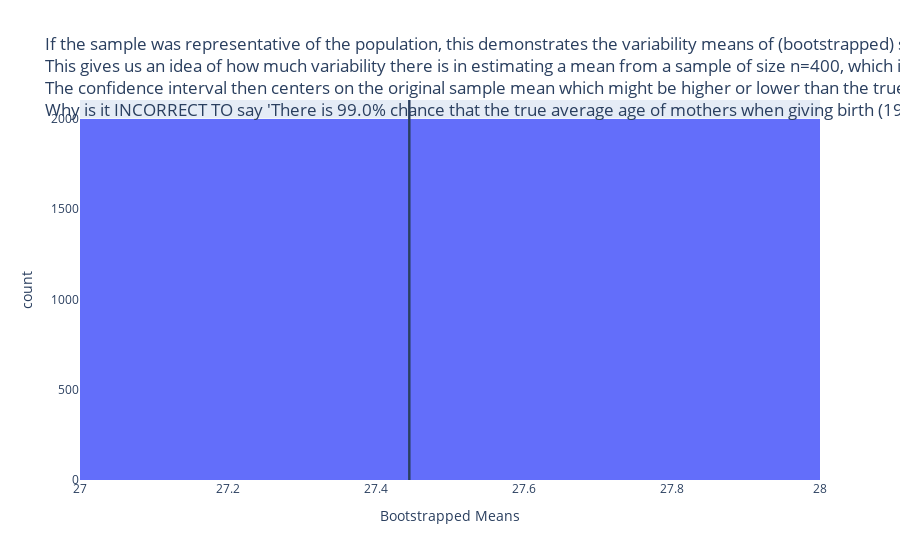

This figure's notebook cell:
### Markdown cell above
## Mothers Age Giving Birth in 1961-62: Coding Review (Continued...)

### Code cell
import pandas as pd; import numpy as np; import plotly.express as px
gestation = pd.read_csv('data/4/gestation.csv')
confidence = 0.99 # Once code below is fixed and is working... What happens to the interval width when this changes?

n,reps = len(gestation.age),2000 # What is `n`? And once the code is working... What is `reps`? What does changing `reps` do? 
boot_means = np.array([0.0]*reps, dtype='float') # `dtype='int'` won't work: `boot_means.dtype` is 'float64' to store decimals
for i in range(reps): 
    np.random.seed(130) # FIX this placement, then: What does changing the seed do to the pseudorandom number generation?
    boot_sample = np.random.choice(gestation['age'], n, replace=False) # FIX to `True`, then: Does `n` change? Why or why not?
    boot_means[i] = boot_sample.mean()

bootstrap_CI = np.quantile(boot_means, ((1-confidence)/2, 1-(1-confidence)/2)) # These will be marked on the figure below
print(str(100*confidence)+"% confidence interval is", bootstrap_CI, "(based on using", np.round((1-confidence)/2,3),"and", np.round(1-(1-confidence)/2,3), 'quantiles which have a', confidence, 'difference)') 
fig = px.histogram(pd.DataFrame({'Bootstrapped Means': boot_means}), x='Bootstrapped Means', title="If the sample was representative of the population, this demonstrates the variability means of (bootstrapped) samples from the (sample approximated) 'population':<br>This gives us an idea of how much variability there is in estimating a mean from a sample of size n=400, which is how we determine the confidence interval width!<br>The confidence interval then centers on the original sample mean which might be higher or lower than the true population mean with a "+str(100*confidence)+"% chance of 'covering' it.<br>Why is it INCORRECT TO say 'There is "+str(100*confidence)+"% chance that the true average age of mothers when giving birth (1961-62) is between 26.65... and 28.23... years old.'?"); fig.add_vline(bootstrap_CI[0]); fig.add_vline(bootstrap_CI[-1])

### Figure 1 — Plotly figure (JSON) as saved in the notebook; plotly's stock layout.template omitted (floating-point values rounded to 4 significant figures; data arrays with more than 128 entries replaced by an {"elided": "..."} marker saying what was removed)
{"data": [{"alignmentgroup": "True", "bingroup": "x", "hovertemplate": "Bootstrapped Means=%{x}<br>count=%{y}<extra></extra>", "legendgroup": "", "marker": {"color": "#636efa", "pattern": {"shape": ""}}, "name": "", "offsetgroup": "", "orientation": "v", "showlegend": false, "type": "histogram", "x": {"elided": "2000 float values"}, "xaxis": "x", "yaxis": "y"}], "layout": {"barmode": "relative", "legend": {"tracegroupgap": 0}, "shapes": [{"type": "line", "x0": 27.45, "x1": 27.45, "xref": "x", "y0": 0, "y1": 1, "yref": "y domain"}, {"type": "line", "x0": 27.45, "x1": 27.45, "xref": "x", "y0": 0, "y1": 1, "yref": "y domain"}], "title": {"text": "If the sample was representative of the population, this demonstrates the variability means of (bootstrapped) samples from the (sample approximated) 'population':<br>This gives us an idea of how much variability there is in estimating a mean from a sample of size n=400, which is how we determine the confidence interval width!<br>The confidence interval then centers on the original sample mean which might be higher or lower than the true population mean with a 99.0% chance of 'covering' it.<br>Why is it INCORRECT TO say 'There is 99.0% chance that the true average age of mothers when giving birth (1961-62) is between 26.65... and 28.23... years old.'?"}, "xaxis": {"anchor": "y", "domain": [0, 1], "title": {"text": "Bootstrapped Means"}}, "yaxis": {"anchor": "x", "domain": [0, 1], "title": {"text": "count"}}}}
